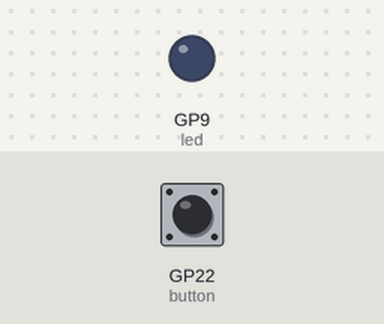
The program below on a simulated Raspberry Pi Pico running MicroPython. On the bench: output pins drawn as LEDs (lit = HIGH). Wiring (from the project's diagram.json): blue LED on GP9, button on GP22. The test bench sets the inputs (shaded band); at power-on: GP22 (button) HIGH.

Above: at 1.2 s.
1.3 s: GP22 (button) pulled LOW for 0.25 s
At 1.5 s:
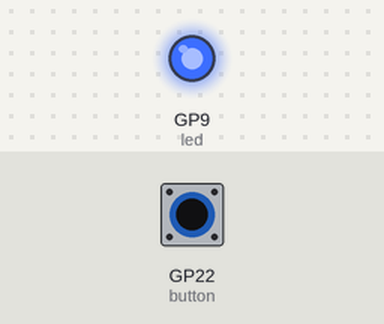
3.2 s: GP22 (button) pulled LOW for 3.2 s
At 7.8 s:
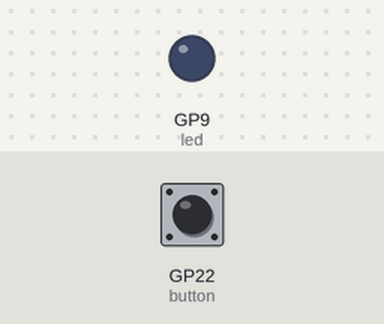
Timing chart, 0 to 9.3 s (numbered marks = the images above; inputs shaded):
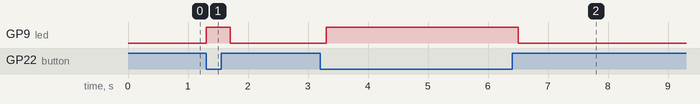

Measured:
- after the input at 1.3 s, GP9 (led): LOW → HIGH at once, → LOW 0.40 s later
- after the input at 3.2 s, GP9 (led): LOW → HIGH after 0.10 s, → LOW 3.2 s later

The program:

main.py
```python
import machine
import time

# LED pinini tanımla
led = machine.Pin(9, machine.Pin.OUT)

# Buton pinini tanımla
button = machine.Pin(22, machine.Pin.IN, machine.Pin.PULL_UP)

# Butona basılıyken LED'i yak
while True:
    # Butonun ayaklarını birbirine dokundurun
    button.value(0)
    time.sleep(0.1)
    # Butona basılıyken LED'i yak
    if button.value() == 0:
        led.on()
    else:
        led.off()
    # Butonun ayaklarını birbirinden ayırın
    button.value(1)
    time.sleep(0.1)
```
